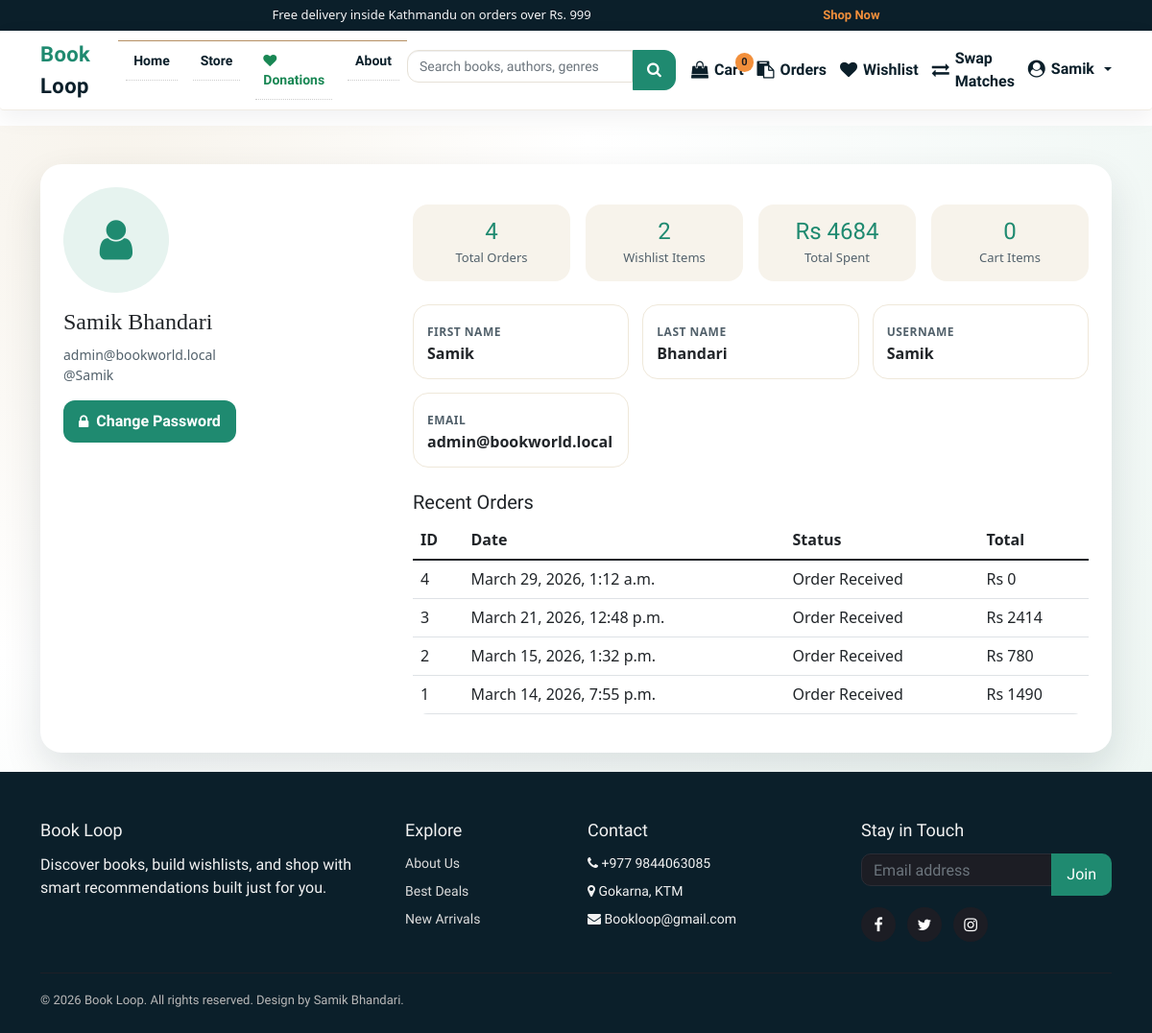
The app's page /profile/ (signed in), older data.
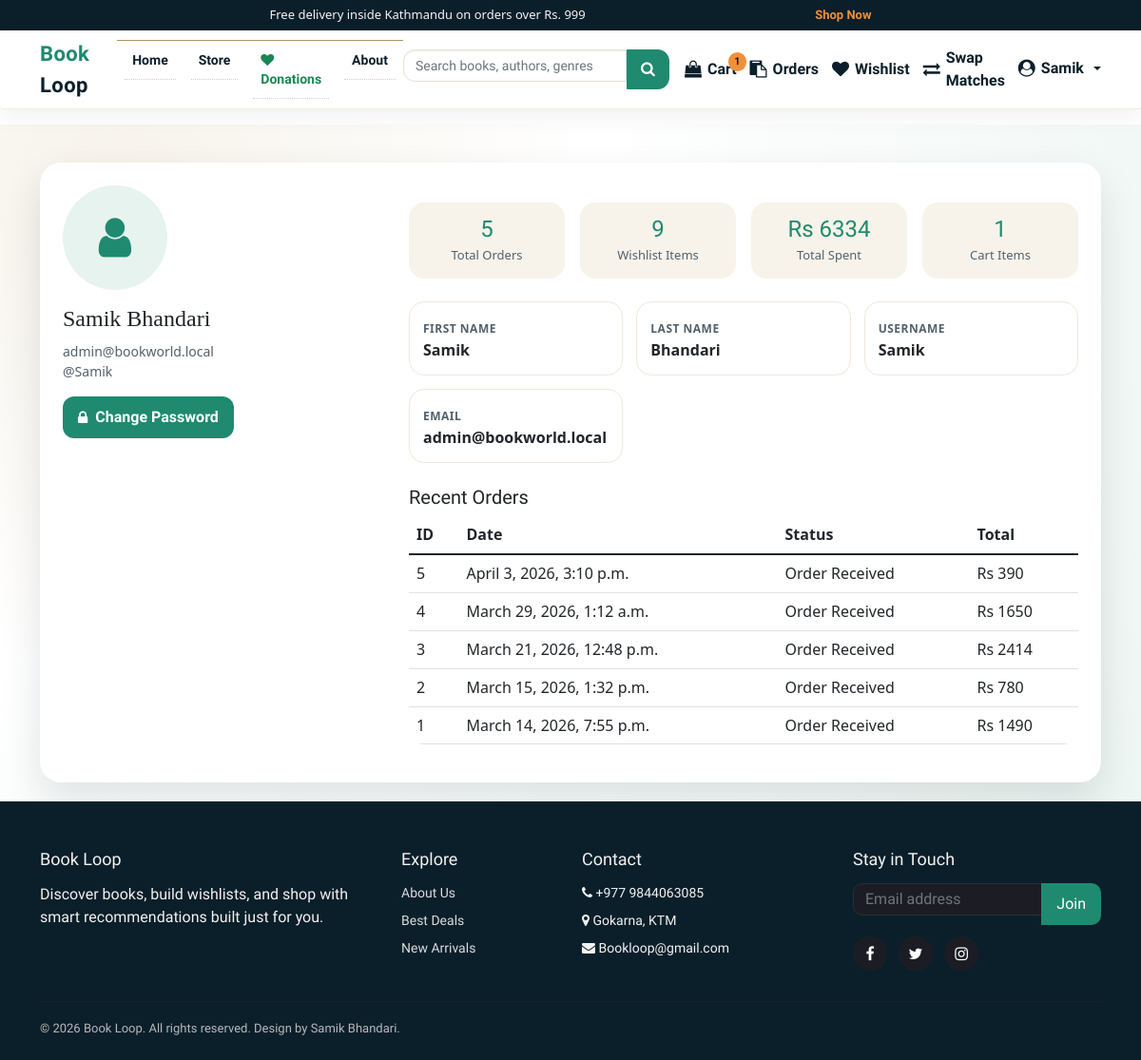
The same page, newer data.
### books/models.py (models this page shows, shortened)
class Order(models.Model):
    user = models.CharField(max_length=20, null=True)
    date_ordered = models.DateTimeField(auto_now_add=True)
    complete = models.BooleanField(default=False)
    payment_method = models.CharField(max_length=20, choices=METHOD, default="Cash On Delivery")
    order_status = models.CharField(max_length=50, choices=ORDER_STATUS, default="Order Received")
    transaction_id = models.CharField(max_length=200, null=True)
    @property
    def get_cart_total(self):
        items = self.orderitem_set.all()
        return sum([item.get_total for item in items])
    @property
    def get_cart_items(self):
        items = self.orderitem_set.all()
        return sum([item.quantity for item in items])

class OrderItem(models.Model):
    Book_name = models.ForeignKey(Product, on_delete=models.SET_NULL, null=True)
    order = models.ForeignKey(Order, on_delete=models.SET_NULL, null=True)
    quantity = models.IntegerField(default=0)
    date_added = models.DateTimeField(auto_now_add=True)
    @property
    def get_total(self):
        return self.Book_name.price * self.quantity

class Product(models.Model):
    Book_name = models.CharField(max_length=50)
    Author = models.CharField(max_length=50, default="")
    genre = models.CharField(max_length=300)
    description = models.CharField(max_length=1000, default="")
    price = models.IntegerField(default=0)
    pub_date = models.DateField(default=timezone.now)
    quantity = models.PositiveBigIntegerField(default=1)
    seller = models.ForeignKey(
        settings.AUTH_USER_MODEL,
        on_delete=models.SET_NULL,
        null=True,
        blank=True,
        related_name="products",
    )
    listing_type = models.CharField(
        max_length=10,
        choices=LISTING_CHOICES,
        default="sell",
    )
    listing_status = models.CharField(
        max_length=20,
        choices=LISTING_STATUS,
        default="approved",
    )
    swap_preference = models.CharField(
        max_length=255,
        blank=True,
        null=True,
        help_text="Title or genre of the book you want in exchange.",
    )
    condition = models.CharField(
        max_length=50,
        blank=True,
        null=True,
        help_text=(
            "Physical condition of the book for swapping "
            "(e.g. New, Like New, Good, Heavily Used)."
        ),
    )
    location = models.CharField(
        max_length=255,
        blank=True,
        null=True,
        help_text="City or neighborhood for the swap",
    )
    contact_email = models.EmailField(
        blank=True,
        null=True,
        help_text="Email for other users to contact you for swapping",
    )
    image = CloudinaryField("image", folder="bookloop_covers", null=True, blank=True)
    sequence = models.IntegerField(default=0)
    views = models.PositiveIntegerField(default=0)
    average_rating = models.FloatField(default=0.0)
    rating_count = models.PositiveIntegerField(default=0)

### books/views.py (the view)
# urls.py: path('profile/',views.profile,name="profile"),
def profile(request):
    cartItems = 0
    items = []
    orders = []
    wishlist_count = 0
    total_spent = 0
    recent_orders = []
    if request.user.is_authenticated:
        order, _ = Order.objects.get_or_create(
            user=request.user.username, complete=False
        )
        items = order.orderitem_set.all()
        cartItems = order.get_cart_items
        orders = Order.objects.filter(user=request.user.username).order_by('-date_ordered')
        wishlist_count = Wishlist.objects.filter(user=request.user.username).count()
        total_spent = sum([o.get_cart_total for o in orders.filter(complete=True)])
        recent_orders = orders[:5]
    return render(request, 'profile.html', {
        'items': items,
        'cartItems': cartItems,
        'orders': orders,
        'wishlist_count': wishlist_count,
        'total_spent': total_spent,
        'recent_orders': recent_orders
    })

### transactions/context_processors.py (called while the page is built)
def cart_item_count(request):
    if not request.user.is_authenticated:
        return {"cart_count": 0, "cartItems": 0}
    total = (
        OrderItem.objects.filter(
            order__user=request.user.username,
            order__complete=False,
        ).aggregate(total=Sum("quantity"))
    ).get("total")
    cart_count = int(total or 0)
    return {"cart_count": cart_count, "cartItems": cart_count}

### templates/profile.html (shortened to what this page needs)
{% load static %}
{% include 'components/base/base-top.html' %}
{% include 'components/header/header.html' %}
<section class="profile-hero">
  <div class="container">
    <div class="profile-card">
      <div class="row g-4">
        <div class="col-lg-4 text-center text-lg-start">
          <div class="profile-avatar">
            <i class="fa fa-user"></i>
          </div>
          <div class="profile-title">{{ request.user.get_full_name|default:request.user.username }}</div>
          <div class="profile-meta">{{ request.user.email }}</div>
          <div class="profile-meta">@{{ request.user.username }}</div>
          <div class="profile-actions" style="margin-top: 16px;">
            <a href="{% url 'changepassword' %}"><i class="fa fa-lock"></i> Change Password</a>
          </div>
        </div>
        <div class="col-lg-8">
          <div class="stats-grid">
            <div class="stat-card">
              <h4>{{ orders|length }}</h4>
              <span>Total Orders</span>
            </div>
            <div class="stat-card">
              <h4>{{ wishlist_count }}</h4>
              <span>Wishlist Items</span>
            </div>
            <div class="stat-card">
              <h4>Rs {{ total_spent }}</h4>
              <span>Total Spent</span>
            </div>
            <div class="stat-card">
              <h4>{{ cartItems }}</h4>
              <span>Cart Items</span>
            </div>
          </div>
          <div class="profile-section">
            <div class="info-grid">
              <div class="info-item">
                <label>First Name</label>
                <div>{{ request.user.first_name|default:"--" }}</div>
              </div>
              <div class="info-item">
                <label>Last Name</label>
                <div>{{ request.user.last_name|default:"--" }}</div>
              </div>
              <div class="info-item">
                <label>Username</label>
                <div>{{ request.user.username }}</div>
              </div>
              <div class="info-item">
                <label>Email</label>
                <div>{{ request.user.email|default:"--" }}</div>
              </div>
            </div>
          </div>
          <div class="recent-orders">
            <h5 class="mt-4" style="font-family: 'Merriweather', serif;">Recent Orders</h5>
            {% if recent_orders %}
            <div class="table-responsive">
              <table class="table table-hover align-middle">
                <thead>
                  <tr>
                    <th>ID</th>
                    <th>Date</th>
                    <th>Status</th>
                    <th>Total</th>
                  </tr>
                </thead>
                <tbody>
                  {% for order in recent_orders %}
                  <tr>
                    <td>{{ order.id }}</td>
                    <td>{{ order.date_ordered }}</td>
                    <td>{{ order.order_status }}</td>
                    <td>Rs {{ order.get_cart_total }}</td>
                  </tr>
                  {% endfor %}
                </tbody>
              </table>
            </div>
            {% else %}
              <p class="text-muted">No orders yet. Start browsing the store.</p>
            {% endif %}
          </div>
        </div>
      </div>
    </div>
  </div>
</section>
{% include 'components/footer/footer.html' %}
{% include 'components/base/base-bottom.html' %}

### templates/components/header/header.html (shortened to what this page needs)
{% load static %}
<link href="https://cdn.jsdelivr.net/npm/bootstrap@5.0.2/dist/css/bootstrap.min.css" rel="stylesheet">
<link rel="stylesheet" href="https://cdn.jsdelivr.net/npm/bootstrap-icons@1.5.0/font/bootstrap-icons.css">
<link rel="stylesheet" href="https://cdnjs.cloudflare.com/ajax/libs/font-awesome/4.7.0/css/font-awesome.min.css"/>
<div class="bw-topbar">
  <div class="container bw-offer">
    <span>Free delivery inside Kathmandu on orders over Rs. 999</span>
    <a href="{% url 'store' %}">Shop Now</a>
  </div>
</div>
<nav class="navbar navbar-expand-lg bw-nav">
  <div class="container">
    <a class="bw-brand" href="{% url 'home' %}"><span>Book</span> Loop</a>
    <div class="collapse navbar-collapse" id="bwNavbar">
      <ul class="navbar-nav me-auto mb-2 mb-lg-0">
        <li class="nav-item"><a class="nav-link" href="{% url 'home' %}">Home</a></li>
        <li class="nav-item"><a class="nav-link" href="{% url 'store' %}">Store</a></li>
        <li class="nav-item">
          <a class="nav-link fw-bold text-success" href="{% url 'browse_donations' %}">
            <i class="fa fa-heart"></i>
            Donations
          </a>
        </li>
        <li class="nav-item"><a class="nav-link" href="/about/">About</a></li>
      </ul>
      <form action="{% url 'search' %}" method="get" class="d-flex bw-search">
        <input type="text" name="q" class="form-control" placeholder="Search books, authors, genres" aria-label="Search">
        <button type="submit" class="btn"><i class="fa fa-search"></i></button>
      </form>
      <div class="bw-actions ms-lg-3">
        {% if request.user.is_authenticated %}
          <a class="bw-icon-btn" href="{% url 'cart' %}">
            <i class="fa fa-shopping-bag"></i>
            <span>Cart</span>
            <span class="bw-badge">{{ cart_count }}</span>
          </a>
          <a class="bw-icon-btn" href="{% url 'order' %}">
            <i class="fa fa-clipboard"></i>
            <span>Orders</span>
          </a>
          <a class="bw-icon-btn" href="{% url 'wishlist' %}">
            <i class="fa fa-heart"></i>
            <span>Wishlist</span>
          </a>
          <a class="bw-icon-btn" href="{% url 'swap_matches' %}">
            <i class="fa fa-exchange"></i>
            <span>Swap Matches</span>
          </a>
          <div class="dropdown bw-dropdown">
            <a class="bw-icon-btn dropdown-toggle" href="#" role="button" data-bs-toggle="dropdown" aria-expanded="false">
              <i class="fa fa-user-circle"></i>
              <span>{{ request.user.first_name|default:'Profile' }}</span>
            </a>
          </div>
        {% else %}
          <a class="bw-icon-btn" href="{% url 'login' %}"><i class="fa fa-user"></i><span>Login</span></a>
          <a class="bw-icon-btn" href="{% url 'reg' %}"><i class="fa fa-user-plus"></i><span>Register</span></a>
        {% endif %}
      </div>
    </div>
  </div>
</nav>

Row changes from the older to the newer data that the page shows:
added Order: id "5", date_ordered "April 3, 2026, 3:10 p.m.", order_status "Order Received", get_cart_total "390"
changed Order "March 29, 2026, 1:12 a.m.": get_cart_total "0" → "1650"
Text that changed along with them:
{{ cart_count }}: "0" → "1"
{{ orders|length }}: "4" → "5"
{{ wishlist_count }}: "2" → "9"
{{ total_spent }}: "4684" → "6334"
{{ cartItems }}: "0" → "1"
